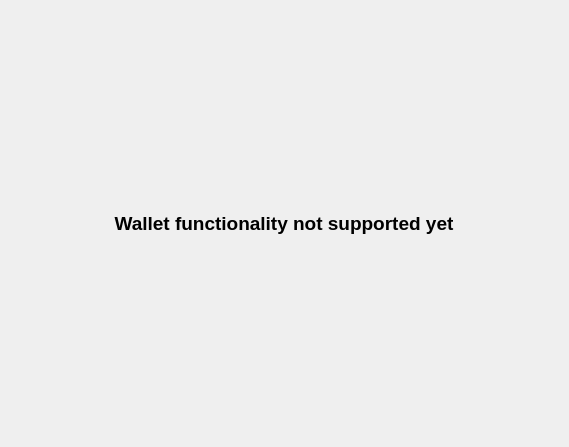
<?xml version="1.0" encoding="UTF-8"?>
<ui version="4.0">
 <class>Wallets</class>
 <widget class="QWidget" name="Wallets">
  <property name="geometry">
   <rect>
    <x>0</x>
    <y>0</y>
    <width>569</width>
    <height>447</height>
   </rect>
  </property>
  <property name="windowTitle">
   <string>Form</string>
  </property>
  <layout class="QGridLayout" name="gridLayout">
   <item row="0" column="0">
    <widget class="QLabel" name="label">
     <property name="maximumSize">
      <size>
       <width>520</width>
       <height>16777215</height>
      </size>
     </property>
     <property name="font">
      <font>
       <pointsize>14</pointsize>
       <weight>75</weight>
       <bold>true</bold>
      </font>
     </property>
     <property name="text">
      <string>Wallet functionality not supported yet</string>
     </property>
     <property name="alignment">
      <set>Qt::AlignCenter</set>
     </property>
    </widget>
   </item>
  </layout>
 </widget>
 <resources/>
 <connections/>
</ui>
